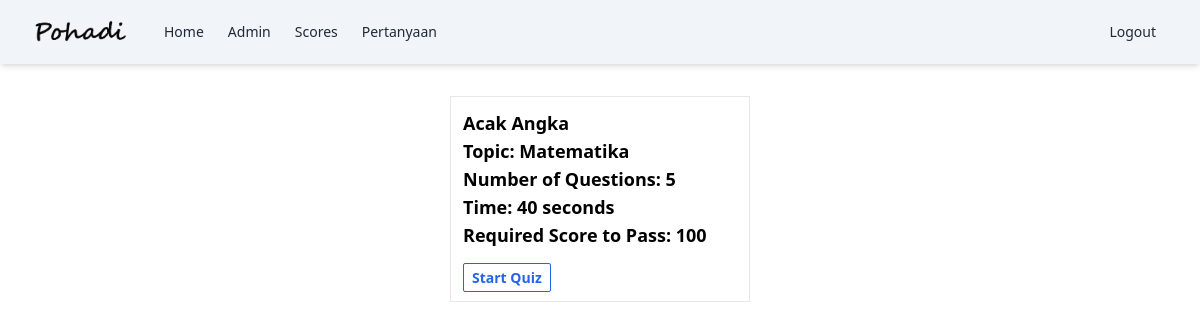
The app's page /quiz/1/ (signed in) with its own data.
### quiz/models.py (models this page shows, shortened)
class Quiz(models.Model):
  name = models.CharField(max_length=120)
  topic = models.CharField(max_length=120)
  number_of_questions = models.IntegerField()
  time = models.IntegerField(help_text="time in second")
  required_score_to_pass = models.IntegerField()
  class Meta:
    verbose_name_plural = "Quizzes"

### quiz/views.py (the view)
# urls.py: path('<int:pk>/', views.quiz_detail, name='quiz_detail'),
@login_required
def quiz_detail(request, pk):
    quiz = get_object_or_404(Quiz, pk=pk)
    return render(request, 'quiz/quiz_detail.html', {'quiz': quiz})

### templates/quiz/quiz_detail.html (shortened to what this page needs)
{% extends 'base.html' %}
{% block content %}
<div class="flex justify-center mt-8">
  <div class="w-[300px] p-3 border">
    <div class="text-lg font-semibold">
      <h1>{{ quiz.name }}</h1>
      <p>Topic: {{ quiz.topic }}</p>
      <p>Number of Questions: {{ quiz.number_of_questions }}</p>
      <p>Time: {{ quiz.time }} seconds</p>
      <p>Required Score to Pass: {{ quiz.required_score_to_pass }}</p>
    </div>
    <div class="mt-4">
      <a href="{% url 'quiz_take' quiz.pk %}" class="border border-blue-600 text-sm font-semibold px-2 py-1 rounded-sm text-blue-600 hover:bg-blue-600 hover:text-white">Start Quiz</a>
    </div>
  </div>
</div>
{% endblock %}

### records on screen
Quiz: name "Acak Angka", topic "Matematika", number_of_questions "5", time "40", required_score_to_pass "100"
